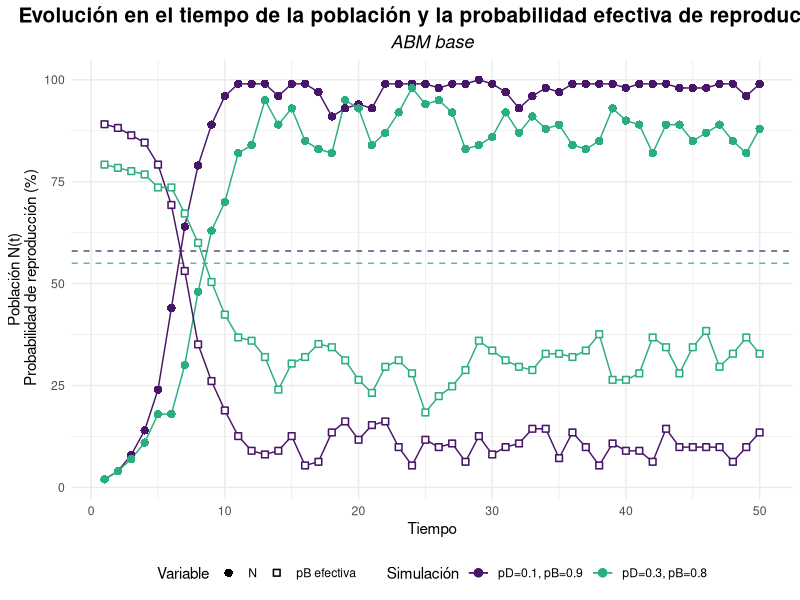
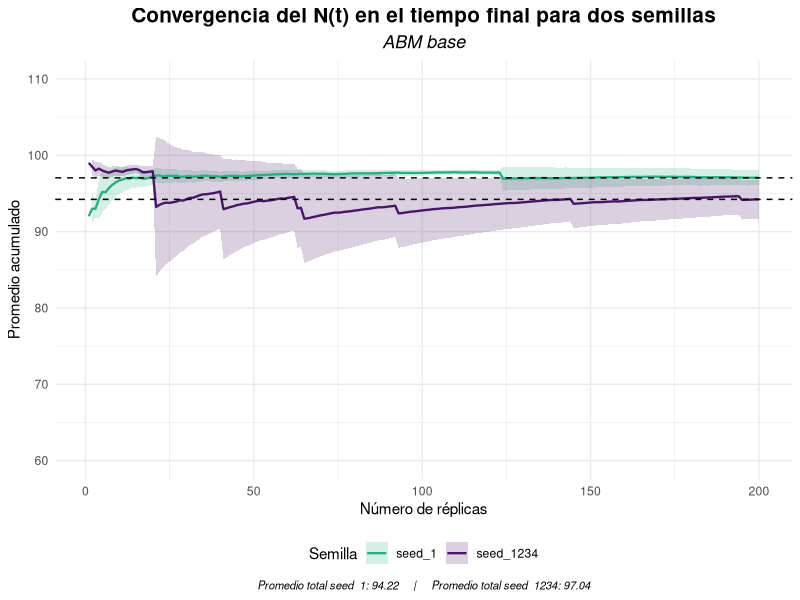
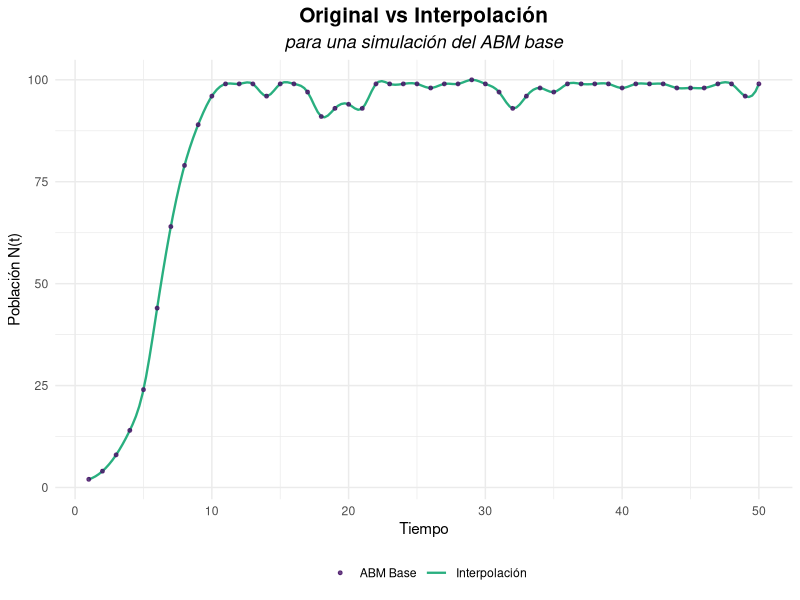
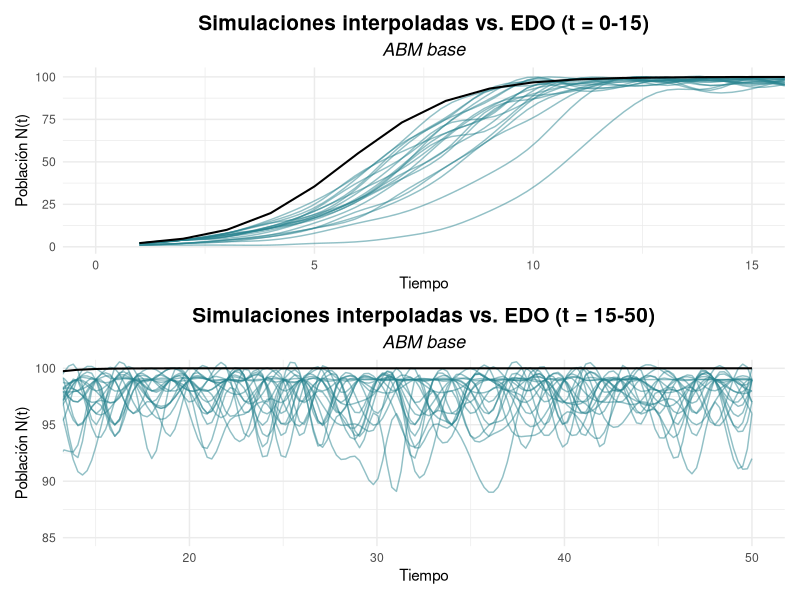
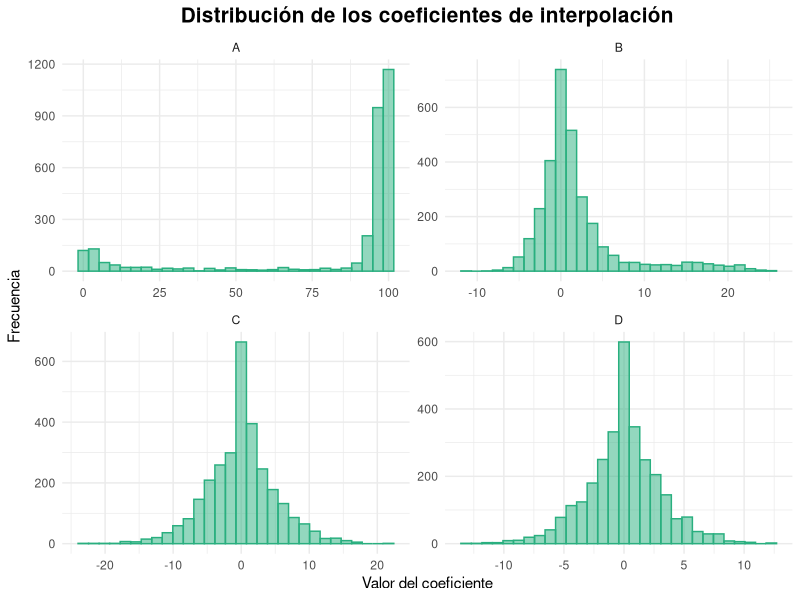
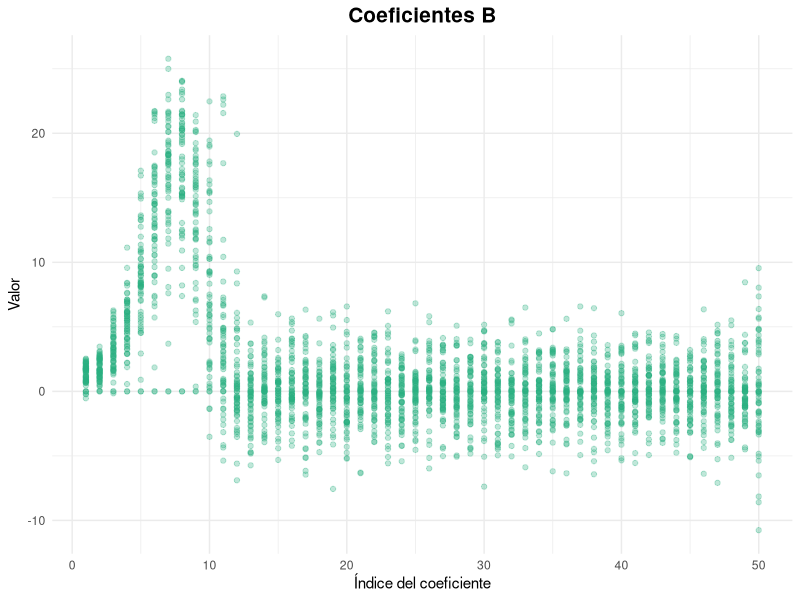
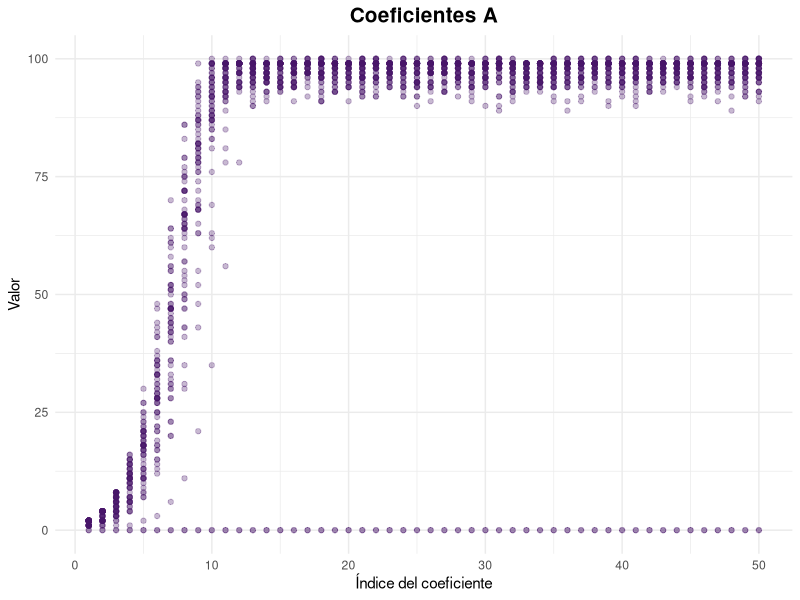
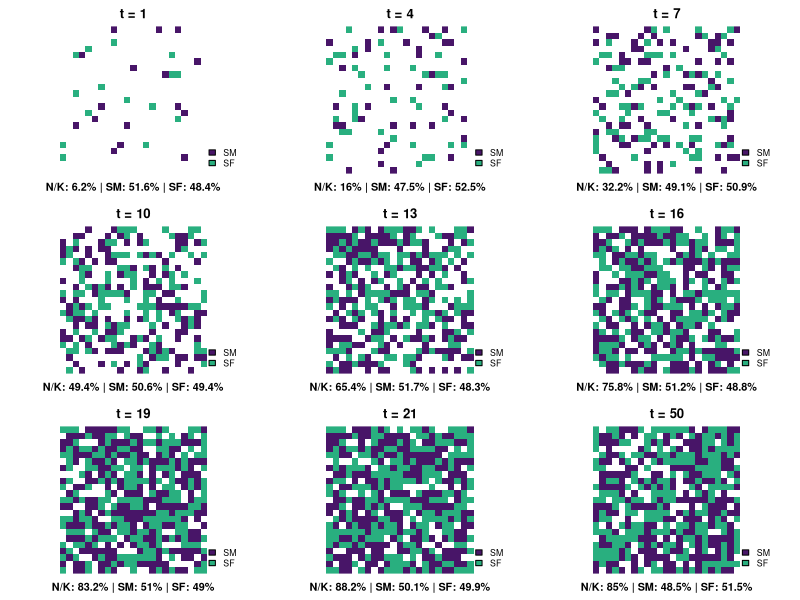

R code for these plots, in order: (Note: this script raises an error after producing the figures.)
## ---- chunk 1
#librerias
library(tidyverse)
library(parallel)
library(viridis)
library(splines)
library(patchwork)

RNGkind(kind = "Mersenne-Twister", normal.kind = "Inversion")
set.seed(1234)
## ---- chunk 2

ABM_base <- function(K, iter, p_death, p_birth, plot = FALSE) {
#K --> capacidad de carga del ambiente 
#iter --> numero de iteraciones // pasos de tiempo
#p_birth y p_death probabilidad inicial de reproduccion y muerte 
#N --> cantidad de individuos (variable de salida)
  
  #Inicializar el ABM
  #Creacion del ambiente
  
  habSize <- ceiling(sqrt(K)) #quemos una grilla LxL que pueda ocupar K individuos
  L <- habSize^2
  habitat <- rep(0, L) #habitad vacia
  
  #Cantidad inicial de agentes (1%)
  N0 <- round(0.01 * K) #se podria incorporar como parametro
  
  #Posicionar de forma aleatoria
  habitat[sample(1:L, N0)] <- 1 #1 = lleno
  
  #Lo que se busca monitonear es la cantidad de agentes en el tiempo
  N <- c() #crecieminto dinamico
  p_b <- c() #registrar variacion de la p_birth efectiva

  
  #ahora si
  
  for(t in 1:iter){
    
    vivos <- which(habitat == 1) #recuperar los indices donde el hab esta ocupado
    
    #MUERTES: a cada agente vivo se le asigna una probabilidad a partir de una unif(0,1). Si p < p_death --> r.i.p (equivalente a una ber(p))
    
    for(agente in vivos){
      if( runif(1) < p_death){
        habitat[agente] <- 0
      }
    }
    
    #NACIMIENTOS 
    #para simular el compartamiento logistico es necesario que la p_birth sea controlada por la carga del ambiente
    
    n <- sum(habitat == 1) #sumamos los vivos
    p_birth_K <- p_birth*(1 - n / K) #por la limitaciones de la carga, a medida que aumenta N, disminuye la prob de reproducirse
    
    
    for(agent in vivos){
      if (runif(1) < p_birth_K){
        libres <- which(habitat == 0) #ind de espacios libres en la grilla
        if(length(libres) > 0){ 
        habitat[sample(libres, 1)]  <- 1 #elijo un ind aleatorio para colocar
        }
      }
    }
    
  #Actualizar la cantidad de agentes
    
    N <- c(N, sum(habitat == 1))
    p_b <- c(p_b, p_birth_K)
  
    if(plot){ #graficar para cortes de tiempo // se ve como un QR:(
      if(t %in% seq(1, iter - iter/2, by = 5)){
         habCuadrado <- matrix(habitat, nrow=habSize, byrow=TRUE)
         image(habCuadrado, col = c("white","black"), axes = FALSE, asp = 1)
      }
    }

  }
  
df_N <- data.frame(N = N,
                   p = p_b,
                   t = 1:iter)

return(list( N = N,
             p_birth_eff = p_b,
             df_N = df_N))  
  
}
## ---- chunk 3
K <- 100
iter <- 50

set.seed(1234)
ABM_1 <- ABM_base(K, iter, 0.1, 0.9)
#los parametros que contralan la mortalidad y la natalidad los inicializamos de forma optima, dado que van a ir "empeorando" con el tiempo

set.seed(1234)
ABM_2 <- ABM_base(K, iter, 0.3, 0.8)

df <- bind_rows(
  ABM_1$df_N |>  mutate(simu = "pD=0.1, pB=0.9"),
  ABM_2$df_N |>  mutate(simu = "pD=0.3, pB=0.8")
)

ggplot(df) + 
  geom_hline(yintercept  = 55, color = viridis(20)[13],
             linetype = "dashed", alpha = 0.8) +
  geom_hline(yintercept  = 58, color = viridis(20)[2], 
             linetype = "dashed", alpha = 0.8) +
  geom_line(aes(x = t, y = N, color = simu), linewidth = 0.5 ) +
  geom_line(aes(x = t, y = p*max(N), color = simu), 
            linewidth = 0.5) +
  geom_point(aes(x = t, y = N, color = simu, shape = "N"), size = 2.5) +
  geom_point(aes(x = t, y = p*max(N), color = simu, shape = "pB efectiva"),
             size = 2, stroke = 0.8, fill = "white") +
  labs(title = "Evolución en el tiempo de la población y la probabilidad efectiva de reproducción", subtitle = "ABM base",
       x = "Tiempo", 
       y = "Población N(t)\n Probabilidad de reproducción (%)", 
       color = "Parámetros") +
  scale_color_manual( values = viridis(20)[c(2,13)], name = "Simulación") +
  #scale_color_viridis(discrete = TRUE, option = "D") +
  scale_shape_manual(values = c("N" = 16, "pB efectiva" = 22),
    name = "Variable") +
  theme_minimal() +
  theme(plot.title = element_text(size = 15, face = "bold", hjust = 0.5),
        plot.subtitle = element_text(size = 13, face = "italic", hjust = 0.5),
        legend.position = "bottom")

## ---- chunk 4
#La EDO tiene sol analitica
sol_EDO <- function(t, K, N0, r) {
  (K*N0*exp(r*t))/ (K + N0*(exp(r*t) - 1))
}

sols <-function(t, K, N0, r) {
  soluciones <- c()
  for (i in 1:t) {
    soluciones <- c(soluciones, sol_EDO(i, K, N0, r))
  }
  return(soluciones)
}

soluciones <- sols(iter, K, 1, 0.8) 
#r = pB - pD
#lines(t, sols, type = "l")
## ---- chunk 5
#Para paremtros optimos realizamos n replicas

simulacion_n <- function(n){
  sims <- matrix(NA, nrow = n, ncol = iter) 
  for (i in 1:n) {
    res <- ABM_base(K, iter, 0.1, 0.9)
    sims [i, ] <- res$N
  }
  return(sims)
}
## ---- chunk 6
#Necesitamos determinar el numero de replicas adecuado
#Analisis de convergencia 

analisis_conver <- function(sims){
  #Metrica: N final
final_N <- sims[, iter] 
acum_mean <- cumsum(final_N)/(1:length(final_N))

#Agregamos ademas medidas de dispersion 
acum_var <- sapply(1:length(final_N), function(m){
  var(final_N[1:m])/m
})

acum_se <- sqrt(acum_var) #error estandar 


df <- data.frame(
  replicas = 1:length(acum_mean),
  mean = acum_mean,
  se = acum_se)
  
}
## ---- chunk 7
#Por sensibilidad del modelo a la incializacion de los numeros aleatorios comparamos dos semillas

set.seed(1234)
sims_1 <- simulacion_n(200) 
df_1 <- analisis_conver(sims_1)
df_1$sim <- "seed_1234"
mu_1 <- mean(sims_1[, iter])

set.seed(1)
sims_2 <- simulacion_n(200) 
df_2 <- analisis_conver(sims_2)
df_2$sim <- "seed_1"
mu_2 <- mean(sims_2[, iter])

df_ambas <- rbind(df_1, df_2)

## ---- chunk 8

ggplot(df_ambas, aes(x = replicas, y = mean, color = sim, fill = sim)) +
  #"banda" de confianza asumiendo aproximacion normal 
  geom_ribbon(aes(ymin = mean - 1.96*se, 
                  ymax = mean + 1.96*se), 
              alpha = 0.2, color = NA) +
  
  geom_line(size = 0.8) +
  #promedio total
  geom_hline(yintercept = mu_1, linetype = "dashed") +
  geom_hline(yintercept = mu_2, linetype = "dashed") +
  
  #geom_text(inherit.aes = FALSE, aes(x = -1, y = mu_1, label = round(mu_1, 1)),
            #vjust = -0.4, hjust = 1, size = 3, fontface = "plain",
            #alpha = 0.7) +
  
  scale_color_manual(values = c(viridis(20)[13], viridis(20)[2])) +
  scale_fill_manual(values = c(viridis(20)[13], viridis(20)[2])) +
  
  scale_y_continuous(limits = c(60, 110)) +
  
  labs(title = "Convergencia del N(t) en el tiempo final para dos semillas",
       subtitle = "ABM base",
       x= "Número de réplicas",
       y = "Promedio acumulado",
       color = "Semilla", fill = "Semilla",
       caption = paste0("Promedio total seed_1: ", round(mu_1, 2),"     |     ",
                        "Promedio total seed_1234: ", round(mu_2, 2))) +
  theme_minimal() +
  theme(plot.title = element_text(size = 15, face = "bold", hjust = 0.5),
        plot.subtitle = element_text(size = 13, hjust = 0.5, face = "italic"),
        plot.caption = element_text(size = 8, hjust = 0.5, face = "italic"),
        legend.position = "bottom")

## ---- chunk 9

#Se estabiliza en n > 50
set.seed(1234)
sim <- simulacion_n(60)

#INTERPOLACION
interpolar_sims <- function(sims) {
  n <- nrow(sims)
  t <- 1:ncol(sims)
  interpolated <- matrix(NA, nrow = n, ncol = 200)
  for (i in 1:n) {
    new_points<- spline(t, sims[i,], 200)
    interpolated [i,] <- new_points$y
  }
  return(interpolated)
}

sim_splines <- interpolar_sims(sim) #nSim x nPuntos (200)
## ---- chunk 10

df_EDO <- data.frame(
  t = 1:length(sim[1, ]),
  N_EDO = soluciones
)

t200 <- seq(1, iter, length.out = 200) #ajustar el escala de las spline

df_spline <- sim_splines |> as.data.frame() |> setNames(1:200) |> 
  mutate(sim = row_number()) |> 
  pivot_longer(cols = -sim, names_to = "index", values_to = "N_interp") |> 
  mutate(index = as.numeric(index),t = t200[index])


#Comparacion de una simulacion con su interpolacion
df_sim1 <- data.frame(
  t = 1:length(sim[1, ]),
  N = sim[1, ]
)

ggplot() + geom_line(data = df_spline |>  filter(sim == 1), size = 0.8,
    aes(x = t, y = N_interp, color = "Interpolación")) +
  
           geom_point(data = df_sim1, size = 1, alpha = 0.8,
    aes(x = t, y = N, color = "ABM Base")) +
  
    scale_color_manual(values = viridis(20)[c(2, 13)],name = "") +
    labs(title = "Original vs Interpolación", 
         subtitle = "para una simulación del ABM base",
          x = "Tiempo", y = "Población N(t)") +
  
    theme_minimal() +
    theme(plot.title = element_text(size = 15, face = "bold", hjust = 0.5),
          plot.subtitle = element_text(size = 13, face = "italic", hjust = 0.5),
          legend.position = "bottom")

## ---- chunk 11

#Para menos ruido grafico se eligen de forma aleatoria un tercio de las simualciones
set.seed(1234)
subset_idx <- sample(1:nrow(sim_splines), 20)
df_spline_sub <- df_spline |> filter(sim %in% subset_idx)

p15 <- ggplot() +
  geom_line(data = df_spline_sub, aes(x = t, y = N_interp, group = sim), 
            color=viridis(10)[5], alpha = 0.5) +
  geom_line(data = df_EDO, aes(x = t, y = N_EDO),
            color = "black", size = 0.7) +
  #scale_color_viridis_c(end = 0.8) +
  coord_cartesian(xlim = c(0, 15)) +
  labs(title = "Simulaciones interpoladas vs. EDO (t = 0-15)",
       subtitle = "ABM base",
       x = "Tiempo",y = "Población N(t)") +
  theme_minimal() +
  theme(plot.title = element_text(size = 15, face = "bold", hjust = 0.5),
        plot.subtitle = element_text(size = 13, face = "italic", hjust = 0.5),
        legend.position = "right")

p50 <- ggplot() +
  geom_line(data = df_spline_sub, aes(x = t, y = N_interp, group = sim), 
            color=viridis(10)[5], alpha = 0.5) +
  geom_line(data = df_EDO, aes(x = t, y = N_EDO),
            color = "black", size = 0.7) +
  #scale_color_viridis_c(end = 0.8) +
  coord_cartesian(xlim = c(15, iter), ylim = c(85, 100)) +
  labs(title = "Simulaciones interpoladas vs. EDO (t = 15-50)",
       subtitle = "ABM base",
       x = "Tiempo",y = "Población N(t)") +
  theme_minimal() +
  theme(plot.title = element_text(size = 15, face = "bold", hjust = 0.5),
        plot.subtitle = element_text(size = 13, face = "italic", hjust = 0.5),
        legend.position = "right")

p15/p50
## ---- chunk 12
#coeficientes de los splines
coef_splines <- function(sims) {
  n <- nrow(sims)
  t <- 1:ncol(sims)
  interpolated <- vector("list", n)
  poly_spline <- vector("list", n)
  coefs <- vector("list", n)
  
  for (i in 1:n) {
    interpolated[[i]] <- interpSpline(t, sims[i,]) # spline cúbica en base B
    coefs[[i]] <- coef(interpolated[[i]]) # coeficientes a, b, c, d
  }
  
  return(coefs)
}

coeficientes <- coef_splines(sim)

#estudio de coeficientes

#cada coeficiente por separado
coefs_total <- function(coeficientes) {
  n_sims <- length(coeficientes)
  t <- nrow(coeficientes[[1]])
  
  coefs_mat <- matrix(NA, nrow = n_sims * t, ncol = 4)
  
  fila <- 1
  
  for (i in 1:n_sims) {
    coef_i <- coeficientes[[i]]  # matriz 60 × 4
    
    coefs_mat[fila:(fila + t - 1), ] <- coef_i
    
    fila <- fila + t
  }
  
  colnames(coefs_mat) <- c("A", "B", "C", "D")
  
  return(coefs_mat)
}

coef_globales <- coefs_total(coeficientes)

summary(coef_globales)
sd_B <- sd(coef_globales[,2])
sd_C <- sd(coef_globales[,3])

# Graficarlos con facet_wrap
coef_glob_df <- as.data.frame(coef_globales)
coef_long <- pivot_longer(coef_glob_df, cols = A:D, names_to = "coef", values_to = "valor")


ggplot(coef_long, aes(x = valor)) +
  geom_histogram(fill = viridis(20)[13], color = viridis(20)[13], alpha = 0.5) +
  facet_wrap(~coef, scales = "free") +
  theme_minimal() +
  labs(x = "Valor del coeficiente", y = "Frecuencia",
       title = "Distribución de los coeficientes de interpolación") +
  theme(plot.title = element_text(size = 15, face = "bold", hjust = 0.5),
    legend.position = "right")


#extraer coeficientes 
extraer_coef<-function(letra) {
  
  t <- nrow(coeficientes[[1]])   # 50
  n_sims <- length(coeficientes) # 60
  # tomo la columna
  vals <- coef_globales[, letra]
  # convierto a matriz de 60 filas × 50 columnas
  matriz <- matrix(vals, nrow = n_sims, ncol = t, byrow = TRUE)#lleno la mtriz fila por fila con valores de B de a 50
  #nombres
  colnames(matriz) <- paste0(letra, 1:t)
  rownames(matriz) <- paste0("sim", 1:n_sims)
  
  return(matriz)
}

matrizA <- extraer_coef('A')
matrizB <- extraer_coef('B')

#paso a df
matrizB_df <- data.frame(matrizB)
matrizB_df <-mutate(matrizB_df, sim = rownames(matrizB_df))

matrizA_df <- data.frame(matrizA)
matrizA_df <-mutate(matrizA_df, sim = rownames(matrizA_df))

#paso a long para geom_point
matrizB_df_long <- pivot_longer( matrizB_df,
    cols = starts_with("B"),
    names_to = "coef_num",
    values_to = "valor"
  )
matrizB_df_long <- mutate(matrizB_df_long, coef_num = as.numeric(str_remove(coef_num, "B")))

matrizA_df_long <- pivot_longer( matrizA_df,
    cols = starts_with("A"),
    names_to = "coef_num",
    values_to = "valor"
  )
matrizA_df_long <- mutate(matrizA_df_long, coef_num = as.numeric(str_remove(coef_num, "A")))

ggplot(matrizB_df_long, aes(x = coef_num, y = valor)) +
  geom_point(alpha = 0.3, color=viridis(20)[13]) +
  theme_minimal() +
  labs(title = "Coeficientes B",
       x = "Índice del coeficiente",
       y = "Valor") +
  theme(plot.title = element_text(size = 15, face = "bold", hjust = 0.5))

ggplot(matrizA_df_long, aes(x = coef_num, y = valor)) +
  geom_point(alpha = 0.3, color=viridis(20)[2]) +
  theme_minimal() +
  labs(title = "Coeficientes A",
       x = "Índice del coeficiente",
       y = "Valor") +
  theme(plot.title = element_text(size = 15, face = "bold", hjust = 0.5))
## ---- chunk 13
ABM_ext <- function(K, iter, p_death, p_birth, r = 1, plot = FALSE) {
  
  timestamps <- c(1, 4, 7, 10, 13, 16, 19, 21, iter)
  timestamps_plot <- list()
  
  
  habSize <- ceiling(sqrt(K))
  L <- habSize^2
  habitat <- rep(0, L)
  
  N0 <- round(0.05 * K) #Para evitar extincion subita inicamos con mas agentes
  
  habitat[sample(1:L, N0)] <- 1 
  N <- c() 
  p_b <- c()
  
  #a cada agente inicial le asigno un sexo bio (1= fem 0 = masc) con ber(0.5)
  bio_sex <- rep(NA, L)
  bio_sex[which(habitat ==1)] <- rbinom(N0, 1, 0.5)
  
  #los N0 arrancan tambien con edad cero "recien colocado"
  #la edad maxima es la cantidad de iteraciones / lapso max de tiempo
  edad <- rep(0, L) 
  
  for(t in 1:iter){
    
    vivos <- which(habitat == 1) 
    
    #ENVEJECER 
    edad[vivos] <- edad[vivos] + 1
    
    #MUERTE
    
    for(agente in vivos){
       #riesgo: p_death base * (1 + r * edad / edad_max) // edad_max = iter
      p_death_eff <- p_death * (1 + r * (edad[agente] / iter))
      p_death_eff <- min(p_death_eff, 1)  # evitar >1
      
      if( runif(1) < p_death){
        habitat[agente] <- 0
        bio_sex[agente] <- NA
        edad[agente] <- 0
      }
    }
    
    #NACIMIENTOS 
    
    n <- sum(habitat == 1) 
    p_birth_K <- p_birth*(1 - n / K) 
    
    for(agent in vivos){
      if(!is.na(bio_sex[agent]) & bio_sex[agent] == 1) {
        if (runif(1) < p_birth_K){
            libres <- which(habitat == 0) 
            if(length(libres) > 0){ 
              i <- sample(libres, 1)
              habitat[i]  <- 1 
              bio_sex[i] <- rbinom(1, 1, 0.5)
              edad[i] <- 0
            }
        }
      }
    }
    
  #Actualizar la cantidad de agentes
    
    N <- c(N, sum(habitat == 1))
    p_b <- c(p_b, p_birth_K)
    
    if(plot) {
    
    plot_grid <- rep(0, L)
    plot_grid[which(habitat == 1 & bio_sex == 0)] <- 1
    plot_grid[which(habitat == 1 & bio_sex == 1)] <- 2
    
    
    if(t %in% timestamps){
        
      habCuadrado <- matrix(plot_grid, nrow=habSize, byrow=TRUE)
      timestamps_plot[[as.character(t)]] <- list(grid = habCuadrado)
      #title(main = paste("Iteración", t, " - N =", N[length(N)]))
    }
    
    }
  
  }
  
  df_N <- data.frame(N = N, p = p_b, t = 1:iter)
  
return(list(N = N, plot = timestamps_plot, df_N = df_N))
  
}

## ---- chunk 14
K <- 500
set.seed(1234)
ABM_3 <- ABM_ext(K, iter, 0.1, 0.9, plot = TRUE)

par(mfrow=c(3,3), mar=c(2,2,2,2))
for(name in names(ABM_3$plot)){
  
  grid <- ABM_3$plot[[name]]$grid
  
  image(grid[nrow(grid):1,], col=c("white", viridis(20)[2], viridis(20)[13]), 
        axes=FALSE, asp = 1)
  title(paste("t =", name))
  
  # Calcular %
  n_SM <- sum(grid == 1)
  n_SF <- sum(grid == 2)
  n_total <- n_SM + n_SF
  ocupacion <- round(100 * n_total / K, 1)
  prop_SM <- round(100 * n_SM / n_total, 1)
  prop_SF <- round(100 * n_SF / n_total, 1)
  
    # Texto debajo en negrita
  mtext(paste0("N/K: ", ocupacion, "% | SM: ", prop_SM,
               "% | SF: ", prop_SF, "%"), side=1, line=0.5, cex=0.65, font=2)
  legend("bottomright", legend=c("SM","SF"), 
         fill= c(viridis(20)[2], viridis(20)[13]), bty="n", cex=0.8)
}

## ---- chunk 15
#GRAFICAR CURVA
set.seed(1234)
ABM_4 <- ABM_ext(K, iter, 0.3, 0.8)

df <- bind_rows(
  ABM_3$df_N |>  mutate(simu = "pD=0.1, pB=0.9"),
  ABM_4$df_N |>  mutate(simu = "pD=0.3, pB=0.8")
)

ggplot(df) + geom_point(aes(x = t, y = N, color = simu)) +
  #geom_point(aes(x = t, y = p*max(N), color = simu, shape = "pB efectiva"),
             #size = 0.8) +
  labs(title = "Evolución en el tiempo de la población", 
       subtitle = "ABM extendido",
       x = "Tiempo", 
       y = "Población N(t)", 
       color = "Parámetros") +
  scale_color_manual( values = viridis(20)[c(2,13)], name = "Simulación") +
  #scale_color_viridis(discrete = TRUE, option = "D") +
  #scale_shape_manual(values = c("N" = 16, "pB efectiva" = 17),
    #name = "Variable") +
  theme_minimal() +
  theme(plot.title = element_text(size = 15, face = "bold", hjust = 0.5),
        plot.subtitle = element_text(size = 13, face = "italic", hjust = 0.5),
        legend.position = "bottom")
## ---- chunk 16
#Analisis de convergencia para ABM extendido

simulacion_n_ext <- function(n, pD, pB){
  sims <- matrix(NA, nrow = n, ncol = iter) 
  for (i in 1:n) {
    res <- ABM_ext(500, iter, pD, pB)
    sims [i, ] <- res$N
  }
  return(sims)
}

set.seed(1234) #estaria bueno paralelizar esto tbm pero bueno
sims_3 <- simulacion_n_ext(200, 0.1, 0.9) 
df_3 <- analisis_conver(sims_3)
df_3$sim <- "pD=0.1, pB=0.9"
mu_3 <- mean(sims_3[, iter])

set.seed(1234)
sims_4 <- simulacion_n_ext(200, 0.3, 0.9) 
df_4 <- analisis_conver(sims_4)
df_4$sim <- "pD=0.3, pB=0.9"
mu_4 <- mean(sims_4[, iter])

#df_ambas_ext <- rbind(df_3, df_4)
## ---- chunk 17

p3 <- ggplot(df_3, aes(x = replicas, y = mean)) +
  #"banda" de confianza asumiendo aproximacion normal 
  geom_ribbon(aes(ymin = mean - 1.96*se, 
                  ymax = mean + 1.96*se), 
              alpha = 0.2, color = NA, fill = viridis(20)[13]) +
  geom_line(size = 0.8, color = viridis(20)[13]) +
  #promedio total
  geom_hline(yintercept = mu_3, linetype = "dashed") +

  labs(title = "Convergencia del N(t) en el tiempo final con pD = 0.1 pB = 0.9",
       subtitle = "ABM extendido",
       x= "Número de réplicas",
       y = "Promedio acumulado",
       caption = paste0("Promedio total: ", round(mu_3, 2))) +
  theme_minimal() +
  theme(plot.title = element_text(size = 15, face = "bold", hjust = 0.5),
        plot.subtitle = element_text(size = 13, hjust = 0.5, face = "italic"),
        plot.caption = element_text(size = 10, hjust = 0.5, face = "italic"),
        legend.position = "bottom")


p4 <- ggplot(df_4, aes(x = replicas, y = mean)) +
  #"banda" de confianza asumiendo aproximacion normal 
  geom_ribbon(aes(ymin = mean - 1.96*se, 
                  ymax = mean + 1.96*se), 
              alpha = 0.2, color = NA, fill = viridis(20)[2]) +
  geom_line(size = 0.8, color = viridis(20)[2]) +
  #promedio total
  geom_hline(yintercept = mu_4, linetype = "dashed") +
  
  labs(title = "Convergencia del N(t) en el tiempo final con pD = 0.3 pB = 0.9",
       subtitle = "ABM extendido",
       x= "Número de réplicas",
       y = "Promedio acumulado",
       caption = paste0("Promedio total: ", round(mu_4, 2))) +
  theme_minimal() +
  theme(plot.title = element_text(size = 15, face = "bold", hjust = 0.5),
        plot.subtitle = element_text(size = 13, hjust = 0.5, face = "italic"),
        plot.caption = element_text(size = 10, hjust = 0.5, face = "italic"),
        legend.position = "bottom")

p3 / p4
## ---- chunk 18
#Barrido con p_death variable y p_birth fijo (0.9)
#codigo palelizado para mayor eficiencia
sens_paral <- function(K = 500, iter = 60, p_birth = 0.9, reps = 150, 
                       p_death = seq(0, 0.5, by = 0.05)) {
  
  t0 <- Sys.time()
  p_len <- length(p_death)
  
  cores <- detectCores() - 1
  cl <- makeCluster(cores)
  
  #Exportar funciones necesarias
  clusterExport(cl,varlist = c("ABM_ext"),envir = .GlobalEnv)
  clusterSetRNGStream(cl, 123)
  #clusterSetRNGStream(cl, iseed = seed)
  
  #Monitorear
  extincion <- numeric(p_len)
  t_hasta_ext_prom <- numeric(p_len)
  
  #PARA LUEGO GRAFICAR NECESITAMOS PROMEDIAR LAS REPS (punto a punto)
  mean_N <- matrix(0, nrow = iter, ncol = p_len)
  var_N <- matrix(0, nrow = iter, ncol = p_len)
  
  for (i in 1:p_len) {
    pd <- p_death[i]
    
    #Ejecutar reps en paralelo
    runs_list <- parLapply(cl, 1:reps, function(r) {
      ABM_ext(K = K, iter = iter, p_death = pd, p_birth = p_birth)$N
    })
    
    #Pasar lista a matriz reps × iter
    runs <- do.call(rbind, runs_list)
    
    mean_N[ ,i] <- colMeans(runs)
    var_N[ ,i]  <- apply(runs, 2, var)
    
    #Extinción
    t_ext <- apply(runs, 1, function(x) {
      if(any(x == 0)) which(x == 0)[1] else Inf
    })
    
    extincion[i] <- mean(t_ext < Inf)
    t_hasta_ext_prom[i] <- ifelse(all(extincion[i] == 0), 
                                  NA, 
                                  mean(t_ext[t_ext < Inf]))
  }
  
  stopCluster(cl)
  
  list(p_death = p_death,
       mean_N = mean_N,
       var_N = var_N,
       extincion_prob = extincion,
       t_hasta_ext_prom = t_hasta_ext_prom,
       t_eje = (t0 - Sys.time()))
}


## ---- chunk 19
#paciencia con este que tiene que hacer mucha cosa
p_death_vals <- seq(0.2, 0.35, by = 0.005)
set.seed(1234)
res <- sens_paral(p_death = p_death_vals, iter = iter)

## ---- chunk 20

#Mean_N es una matriz --> pasar a formato long
df_long <- data.frame(
  time = rep(1:nrow(res$mean_N), times = length(res$p_death)),
  p_death = rep(res$p_death, each = nrow(res$mean_N)),
  mean = as.vector(res$mean_N),
  var = as.vector(res$var_N),
  se = sqrt(as.vector(res$var_N) / 150) #reps = 150
)

N0 <- round(0.05 * 500) 

ggplot(df_long, aes(x = time, y = mean, color = p_death, group = p_death)) +
  geom_ribbon(aes(ymin = mean - 1.96*se, ymax = mean + 1.96*se,
                  fill = p_death), alpha = 0.2, color = NA) +
  geom_line(size = 0.8) +
  geom_hline(yintercept = N0, linetype = "dashed", size = 0.8) +
  
  #geom_text(inherit.aes = FALSE, aes(x = 1, y = N0, label = paste0("N0 = ", N0)),
  #color = "black", hjust = -0.1,vjust = -0.5,size = 3) +
  
  annotate("text", x = -1, y = N0 - 20, label = paste0("N incial = ", N0),
         color = "black", hjust = -0.1, vjust = -0.5, size = 3) +

  labs(color = expression(italic("p_death")),
       x = "Tiempo",
       y = "Población N(t) promedio",
       title = "Evolución en el tiempo de N(t) para distintos valores de p_death",
       subtitle = "ABM extendido") +
  scale_color_viridis_c(option = "D") +
  scale_fill_viridis_c() +
  guides(fill = "none") +  
  theme_minimal() +
  theme(plot.title = element_text(size = 15, face = "bold", hjust = 0.5),
        plot.subtitle = element_text(size = 13, hjust = 0.5, face = "italic"),
        legend.position = "right")

## ---- chunk 21
df_EDO_long <- do.call(rbind, lapply(p_death_vals, function(pd) {
  
  r <- 0.9 - pd 
  N_EDO <- sols(iter, K, N0, r)
  
  data.frame(time = 1:iter, p_death = pd, N_EDO = N_EDO) }))


ggplot(df_EDO_long, aes(x = time, y = N_EDO, color = p_death, group = p_death)) +

  geom_line(size = 0.8) +
  geom_hline(yintercept = N0, linetype = "dashed", size = 0.8) +
  
  #geom_text(inherit.aes = FALSE, aes(x = 1, y = N0, label = paste0("N0 = ", N0)),
  #color = "black", hjust = -0.1,vjust = -0.5,size = 3) +
  
  annotate("text", x = 1, y = N0 - 20, label = paste0("N incial = ", N0),
         color = "black", hjust = -0.1, vjust = -0.5, size = 3) +

  labs(color = expression(italic("p_death")),
       x = "Tiempo",
       y = "Población N(t)",
       title = "Solución de la EDO para distintos valores de p_death") +
  scale_color_viridis_c(option = "D") +
  scale_fill_viridis_c() +
  coord_cartesian(xlim = c(0,25)) +
  guides(fill = "none") +  
  theme_minimal() +
  theme(plot.title = element_text(size = 15, face = "bold", hjust = 0.5),
        plot.subtitle = element_text(size = 13, hjust = 0.5, face = "italic"),
        legend.position = "right")



